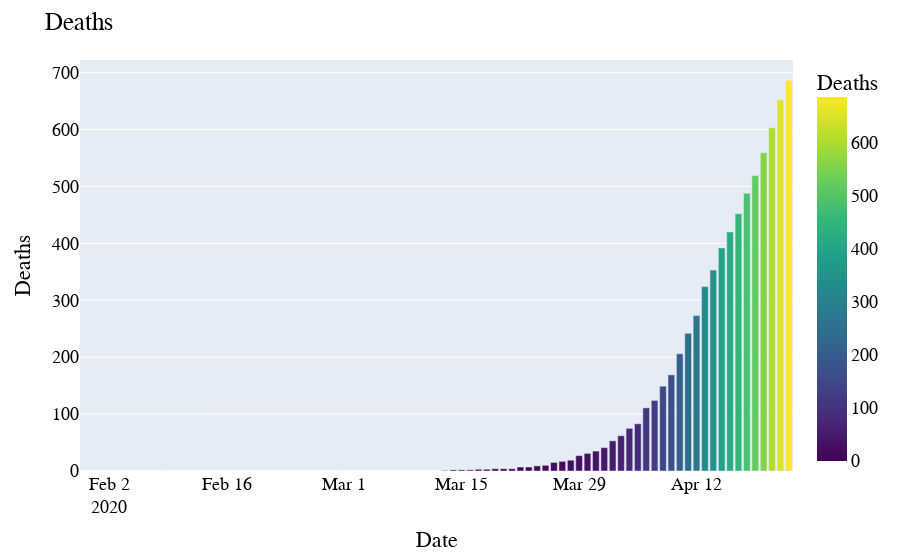

Here is the notebook cell this chart was saved with:
### Markdown cell above
## Deaths

### Code cell
fig = px.bar(date_group, x='Date', y='Deaths', color='Deaths', color_continuous_scale=px.colors.sequential.Viridis)

fig.update_layout(
    title="Deaths",    
    font=dict(
        family="Courier New, monospace",
        size=18,
        color="black"
    )
)

fig.show()

### Figure 1 — Plotly figure (JSON) as saved in the notebook; plotly's stock layout.template omitted (floating-point values rounded to 4 significant figures)
{"data": [{"alignmentgroup": "True", "hovertemplate": "Date=%{x}<br>Deaths=%{marker.color}<extra></extra>", "legendgroup": "", "marker": {"color": [0, 0, 0, 0, 0, 0, 0, 0, 0, 0, 0, 0, 0, 0, 0, 0, 0, 0, 0, 0, 0, 0, 0, 0, 0, 0, 0, 0, 0, 0, 0, 0, 0, 0, 0, 0, 0, 0, 0, 0, 0, 0, 0, 1, 2, 2, 2, 3, 3, 4, 4, 4, 7, 7, 9, 10, 15, 17, 19, 27, 31, 35, 41, 53, 62, 75, 83, 111, 124, 149, 169, 206, 242, 273, 324, 353, 392, 420, 452, 488, 519, 559, 603, 652, 686], "coloraxis": "coloraxis"}, "name": "", "offsetgroup": "", "orientation": "v", "showlegend": false, "textposition": "auto", "type": "bar", "x": ["2020-01-30T00:00:00", "2020-01-31T00:00:00", "2020-02-01T00:00:00", "2020-02-02T00:00:00", "2020-02-03T00:00:00", "2020-02-04T00:00:00", "2020-02-05T00:00:00", "2020-02-06T00:00:00", "2020-02-07T00:00:00", "2020-02-08T00:00:00", "2020-02-09T00:00:00", "2020-02-10T00:00:00", "2020-02-11T00:00:00", "2020-02-12T00:00:00", "2020-02-13T00:00:00", "2020-02-14T00:00:00", "2020-02-15T00:00:00", "2020-02-16T00:00:00", "2020-02-17T00:00:00", "2020-02-18T00:00:00", "2020-02-19T00:00:00", "2020-02-20T00:00:00", "2020-02-21T00:00:00", "2020-02-22T00:00:00", "2020-02-23T00:00:00", "2020-02-24T00:00:00", "2020-02-25T00:00:00", "2020-02-26T00:00:00", "2020-02-27T00:00:00", "2020-02-28T00:00:00", "2020-02-29T00:00:00", "2020-03-01T00:00:00", "2020-03-02T00:00:00", "2020-03-03T00:00:00", "2020-03-04T00:00:00", "2020-03-05T00:00:00", "2020-03-06T00:00:00", "2020-03-07T00:00:00", "2020-03-08T00:00:00", "2020-03-09T00:00:00", "2020-03-10T00:00:00", "2020-03-11T00:00:00", "2020-03-12T00:00:00", "2020-03-13T00:00:00", "2020-03-14T00:00:00", "2020-03-15T00:00:00", "2020-03-16T00:00:00", "2020-03-17T00:00:00", "2020-03-18T00:00:00", "2020-03-19T00:00:00", "2020-03-20T00:00:00", "2020-03-21T00:00:00", "2020-03-22T00:00:00", "2020-03-23T00:00:00", "2020-03-24T00:00:00", "2020-03-25T00:00:00", "2020-03-26T00:00:00", "2020-03-27T00:00:00", "2020-03-28T00:00:00", "2020-03-29T00:00:00", "2020-03-30T00:00:00", "2020-03-31T00:00:00", "2020-04-01T00:00:00", "2020-04-02T00:00:00", "2020-04-03T00:00:00", "2020-04-04T00:00:00", "2020-04-05T00:00:00", "2020-04-06T00:00:00", "2020-04-07T00:00:00", "2020-04-08T00:00:00", "2020-04-09T00:00:00", "2020-04-10T00:00:00", "2020-04-11T00:00:00", "2020-04-12T00:00:00", "2020-04-13T00:00:00", "2020-04-14T00:00:00", "2020-04-15T00:00:00", "2020-04-16T00:00:00", "2020-04-17T00:00:00", "2020-04-18T00:00:00", "2020-04-19T00:00:00", "2020-04-20T00:00:00", "2020-04-21T00:00:00", "2020-04-22T00:00:00", "2020-04-23T00:00:00"], "xaxis": "x", "y": [0, 0, 0, 0, 0, 0, 0, 0, 0, 0, 0, 0, 0, 0, 0, 0, 0, 0, 0, 0, 0, 0, 0, 0, 0, 0, 0, 0, 0, 0, 0, 0, 0, 0, 0, 0, 0, 0, 0, 0, 0, 0, 0, 1, 2, 2, 2, 3, 3, 4, 4, 4, 7, 7, 9, 10, 15, 17, 19, 27, 31, 35, 41, 53, 62, 75, 83, 111, 124, 149, 169, 206, 242, 273, 324, 353, 392, 420, 452, 488, 519, 559, 603, 652, 686], "yaxis": "y"}], "layout": {"barmode": "relative", "coloraxis": {"colorbar": {"title": {"text": "Deaths"}}, "colorscale": [[0, "#440154"], [0.1111, "#482878"], [0.2222, "#3e4989"], [0.3333, "#31688e"], [0.4444, "#26828e"], [0.5556, "#1f9e89"], [0.6667, "#35b779"], [0.7778, "#6ece58"], [0.8889, "#b5de2b"], [1, "#fde725"]]}, "font": {"color": "black", "family": "Courier New, monospace", "size": 18}, "legend": {"tracegroupgap": 0}, "margin": {"t": 60}, "title": {"text": "Deaths"}, "xaxis": {"anchor": "y", "domain": [0, 1], "title": {"text": "Date"}}, "yaxis": {"anchor": "x", "domain": [0, 1], "title": {"text": "Deaths"}}}}
